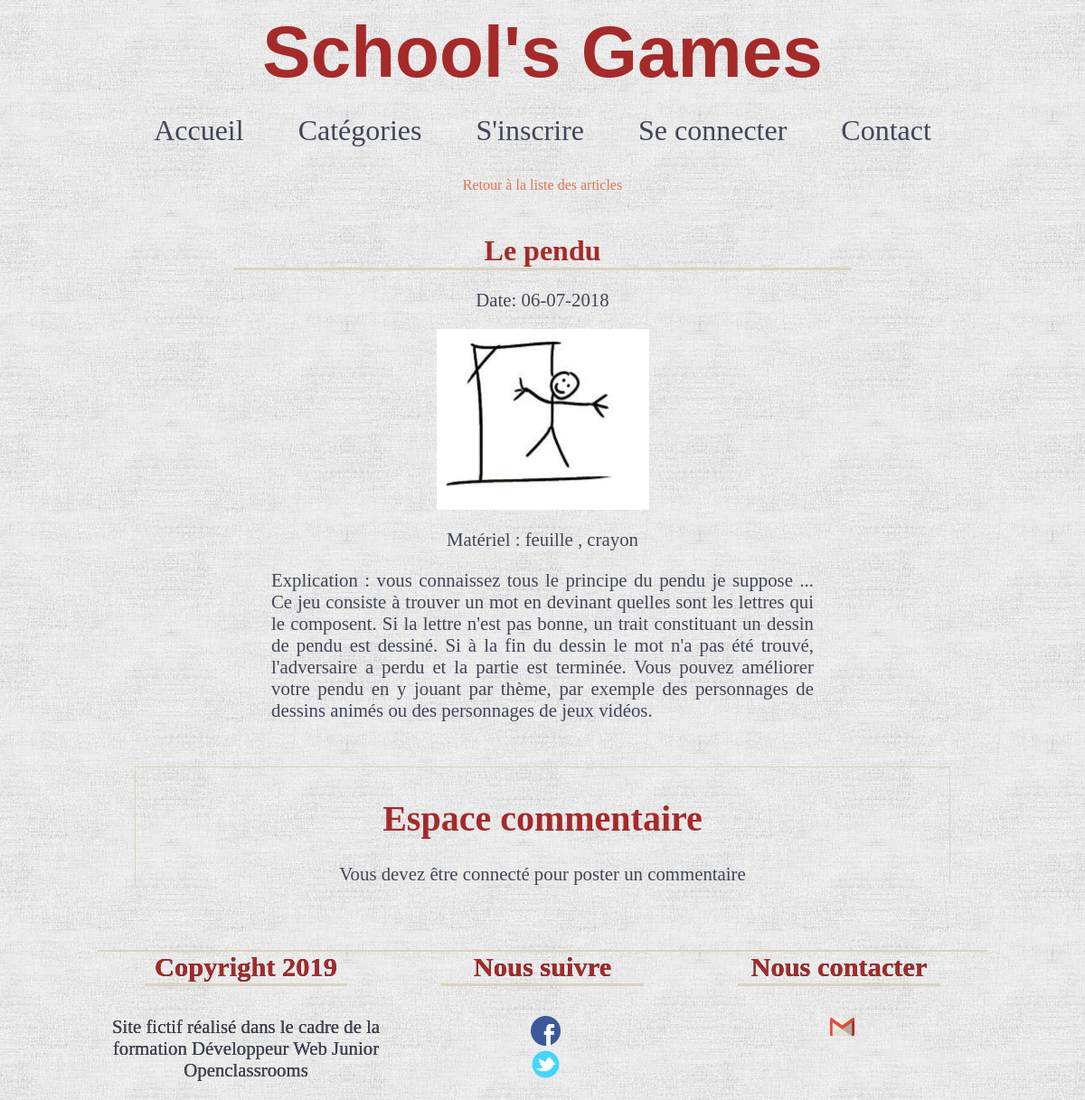
Screenshot of /index.php?a=billet&articles=2 with the database file from the repository.
### tables this page shows
CREATE TABLE `articles` (
  `id` int(11) NOT NULL,
  `nbx_joueurs` int(11) NOT NULL,
  `temps_jeux` int(11) NOT NULL,
  `titre` varchar(255) NOT NULL,
  `date` date NOT NULL,
  `photo` text NOT NULL,
  `matériel` varchar(255) NOT NULL,
  `message` text NOT NULL,
  `brouillon` int(11) NOT NULL
);

### controller/controllerArticles.php (called while the page is built, shortened)
<?php
class controllerArticles{
        public function billet(){
            require 'modele/modeleArticles.php';
            $infoBillet = new articles;
            $id_article = htmlspecialchars($_GET['articles']);
            $req = $infoBillet->billet($id_article);
            require 'vue/vueBillet.php';
        }
}

### modele/modeleArticles.php (called while the page is built, shortened)
<?php
class articles extends appelBDD{
        public function billet($id_article){
            $bdd = $this->dbConnect();
            $req = $bdd->prepare('SELECT * FROM articles WHERE id = ? ');
            $req->execute(array($id_article));
            return $req;
        }
}

### vue/vueBillet.php (the view, shortened to what this page needs)
<!DOCTYPE html>
<html lang="fr">
<head>
    <link rel="stylesheet" type="text/css" href="css/style.css">
</head>
<body>
    <?php require 'includes/header.php'; ?>
    <a href="index.php">Retour à la liste des articles</a>
    <?php
while ($donnees = $req->fetch())
{
?>
    <div id="articles">
        <p id='id' style="display:none"><?php echo $donnees['id'];?><p>
                <h3>
                    <?php  echo htmlspecialchars($donnees['titre']);?>
                </h3>
                <p>Date:
                    <?php $date = htmlspecialchars($donnees['date']);
                echo date('d-m-Y', strtotime($date));
                ?>
                </p>
                <?php echo '<img src="img/' . htmlspecialchars($donnees['photo']) . '" id="photo"/>'?>
                <p>Matériel :
                    <?php echo htmlspecialchars($donnees['matériel'])?>
                </p>
                <p id='explicationArticle'>Explication :
                    <?php echo nl2br(htmlspecialchars($donnees['message']));?>
                </p>
    </div>
    <?php
        }
    ?>
    <div id="espaceCommentaire">
        <h2>Espace commentaire</h2>
        <?php
         if(isset ($_SESSION['pseudo']) && isset($_SESSION['password'])){
            echo '<form method="post" action="" id="form" >';
            echo 'Pseudo : ' . '<input type="text" name="pseudo" id="champPseudo" value="' . $_SESSION['pseudo'] . '" required />';
            echo 'Message : ' .'<textarea name="messages" id="messages" required="required"></textarea>' . '<br />';
            echo '<input type="submit" id="submit"/>';
            echo '</form>';
         }else{
             echo '<p>' . 'Vous devez être connecté pour poster un commentaire' . '</p>';
         }
    ?>
    </div>
    <?php require 'includes/footer.php'; ?>
</body>
</html>

### css/style.css (style rules this page uses)
body { margin: 0px; padding: 0px; background-color: #F8F8F8; position: relative; background-image:url(../img/fond.jpg); overflow-x: hidden; }
h2 { font-size: 2.5em; text-align: center; color: brown; font-family: Gabriola; height: 1em; }
h3 { font-family: Gabriola; margin: auto; margin-top: 2%; color: brown; font-size: 2.5em; border-bottom: 3px #D9D3BD solid; width: 41%; text-align: center; }
p { text-align: justify; font-size: 1.3em; color: #424558; display: flex; justify-content: center; font-family: Gabriola; }
a { text-decoration: none; color: #d8663bdb; display: flex; justify-content: center; }
#explicationArticle { margin: auto; width: 50%; margin-bottom: 50px; }
img#photo { width: 235px; height: 200px; align-items: center; text-align: center; margin: auto; display: flex; }
#espaceCommentaire { border: 1px #D9D3BD solid; width: 75%; margin: auto; border-bottom: transparent; margin-bottom: 6%; }
@media screen and (max-width : 1210px) { h3 { font-size: 2em; width: 57%; } }

### rows the page displays
articles: titre "Le pendu", date "06-07-2018", photo (picture), matériel "feuille , crayon", message "vous connaissez tous le principe du pendu je suppose ... Ce jeu consiste à trouver un mot en devinant quelles sont les lettres qui le composent. Si la lettre n'est pas bonne, un trait constituant un dessin de pendu est dessiné. Si à la fin du dessin le mot n'a pas été trouvé, l'adversaire a perdu et la partie est terminée. Vous pouvez améliorer votre pendu en y jouant par thème, par exemple des personnages de dessins animés ou des personnages de jeux vidéos."
